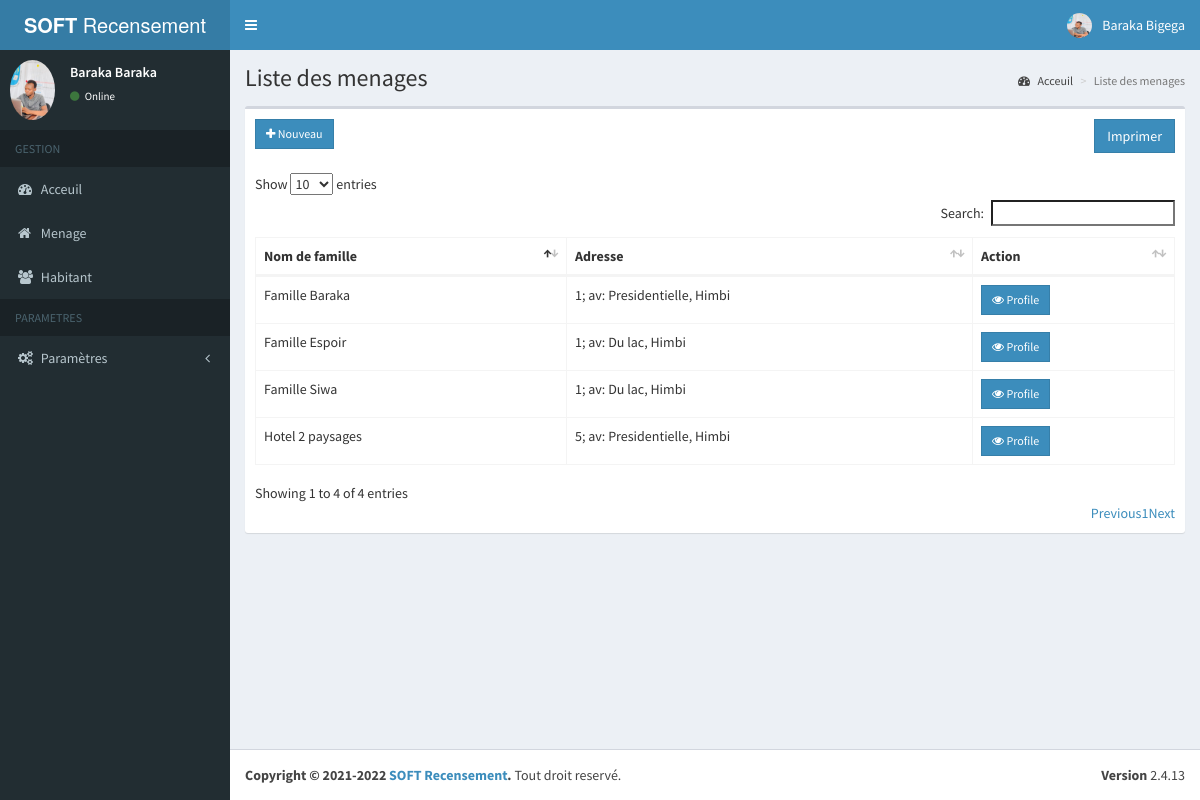
Screenshot of /menage.php (signed in) with the database file from the repository.
### tables this page shows
CREATE TABLE `t_user` (
  `CodeUser` int(11) NOT NULL,
  `Matricule` varchar(50) NOT NULL,
  `Password` text NOT NULL,
  `user_created_on` timestamp NOT NULL DEFAULT current_timestamp(),
  `CodeType` int(11) NOT NULL,
  `CodeAgent` int(11) NOT NULL
);

CREATE TABLE `t_agent` (
  `CodeAgent` int(11) NOT NULL,
  `NomAgent` varchar(50) NOT NULL,
  `PostnomAgent` varchar(50) NOT NULL,
  `PrenomAgent` varchar(50) NOT NULL,
  `Matricule` varchar(20) DEFAULT NULL,
  `Photo` text NOT NULL,
  `TelephoneAgent` varchar(15) NOT NULL,
  `EmailAgent` varchar(50) NOT NULL,
  `Created_on` timestamp NOT NULL DEFAULT current_timestamp(),
  `CodeFonction` int(11) NOT NULL
);

CREATE TABLE `t_menage` (
  `CodeMenage` int(11) NOT NULL,
  `CodeParcelle` int(11) NOT NULL,
  `Designation` varchar(150) NOT NULL,
  `menage_created_on` timestamp NOT NULL DEFAULT current_timestamp() ON UPDATE current_timestamp(),
  `menage_created_by` int(11) NOT NULL
);

CREATE TABLE `t_parcelle` (
  `CodeParcelle` int(11) NOT NULL,
  `CodeAvenue` int(11) NOT NULL,
  `Numero` int(11) NOT NULL,
  `Longueur` float NOT NULL,
  `Largeur` float NOT NULL,
  `Proprietaire` varchar(200) NOT NULL,
  `parcelle_created_on` timestamp NOT NULL DEFAULT current_timestamp() ON UPDATE current_timestamp(),
  `parcelle_created_by` int(11) NOT NULL
);

CREATE TABLE `t_avenue` (
  `CodeAvenue` int(11) NOT NULL,
  `Avenue` varchar(50) NOT NULL,
  `CodeQuartier` int(11) NOT NULL
);

CREATE TABLE `t_quartier` (
  `CodeQuartier` int(11) NOT NULL,
  `Quartier` varchar(50) NOT NULL,
  `CodeCommune` int(11) NOT NULL,
  `CodeStatut` int(11) NOT NULL
);

### class/app.php (called while the page is built, shortened)
<?php
class App
 {
    private $db_name, $db_user, $db_pass, $db_host, $pdo;
    public function __construct( $db_name = "prototype", $db_user = "root", $db_pass = "", $db_host = 'localhost' )
    {
        $this->db_name = $db_name;
        $this->db_user = $db_user;
        $this->db_pass = $db_pass;
        $this->db_host = $db_host;
    }
    public function getPDO()
    {
        try {
            if ( $this->pdo === null ) {
                $pdo_ = new PDO( 'mysql:host=' . $this->db_host . '; port=3306; dbname=' . $this->db_name . ';charset=utf8', $this->db_user, $this->db_pass );
                $pdo_->setAttribute( PDO::ATTR_ERRMODE, PDO::ERRMODE_WARNING );
                $this->pdo = $pdo_;
            }
        } catch ( PDOException $ex ) {
        die( $ex->getMessage() );
        }
        return $this->pdo;
    }
    public function fetchPrepared( $statement )
    {
        $req = $this->getPDO()->prepare( $statement );
        $req->execute();
        return $req->fetchAll();
    }
    public function fetch( $statement )
    {
        $req = $this->getPDO()->query( $statement );
        $data = $req->fetch();
        return $data;
    }
 }
 $app=new App('prototype');
 ?>

### includes/sessionconnected.php (called while the page is built, shortened)
<?php
	include './class/app.php';
	$id = $_SESSION['CodeUser'];
	$sql = "SELECT CodeUser,user_created_on,t_agent.CodeAgent,NomAgent,PostnomAgent,PrenomAgent,t_agent.Matricule,Photo,TelephoneAgent,EmailAgent,CodeFonction,CodeAffectation,Debut,Fin,t_quartier.CodeQuartier as CodeQuartier,Quartier 	 FROM t_user
				INNER JOIN t_agent
				ON t_user.CodeAgent=t_agent.CodeAgent
				LEFT JOIN t_affectation_agent
				ON t_agent.CodeAgent=t_affectation_agent.CodeAgent
				LEFT JOIN t_quartier
				ON t_affectation_agent.CodeQuartier=t_quartier.CodeQuartier
				WHERE CodeUser=$id";
	$req = $app->fetch($sql);
?>

### content/menage.php (the view, shortened to what this page needs)
<div class="content-wrapper">
    <section class="content-header">
      <h1>
        Liste des menages
      </h1>
      <ol class="breadcrumb">
        <li><a href="home_admin.php"><i class="fa fa-dashboard"></i> Acceuil</a></li>
        <li class="active">Liste des menages</li>
      </ol>
    </section>
    <section class="content">
      <div class="row">
        <div class="col-xs-12">
          <div class="box" style="overflow: auto;">
            <div class="box-header">
                <a href="#addhabitant" data-toggle="modal" class="btn btn-primary btn-sm btn-flat"><i class="fa fa-plus"></i> Nouveau</a>
                <button class="btn btn-primary btn sm btn-flat" onclick="imprimer();" style="float: right;">Imprimer</button>
            </div>
            <div class="box-body">
              <table id="example3" class="table table-bordered table-hover">
                <thead>
                <tr>
                    <th>Nom de famille</th>
                    <th>Adresse</th>
                    <th>Action</th>
                </tr>
                </thead>
                <tbody>
                  <?php
                  $sql = "SELECT * FROM t_menage
                            INNER JOIN t_parcelle
                            ON t_menage.CodeParcelle=t_parcelle.CodeParcelle
                            INNER JOIN t_avenue
                            ON t_parcelle.CodeAvenue=t_avenue.CodeAvenue
                            INNER JOIN t_quartier
                            ON t_avenue.CodeQuartier=t_quartier.CodeQuartier";
                  $req = $app->fetchPrepared($sql);
                  foreach($req as $row){
                    ?>
                    <tr>
                        <td><?php echo $row['Designation']; ?></td>
                        <td><?php echo $row['Numero'].'; av: '.$row['Avenue'].', '.$row['Quartier']; ?></td>
                        <td>
                            <a href="personne.php?id=<?php echo $row['CodeMenage'] ?>" class='btn btn-primary btn-sm btn-flat'><i class='fa fa-eye'></i> Profile</a>
                        </td>
                    </tr>
                    <?php
                  }
                  ?>
                </tbody>
              </table>
            </div>
          </div>
        </div>
      </div>
    </section>
  </div>

### includes/header.php (shortened to what this page needs)
<body class="hold-transition skin-blue sidebar-mini">
<div class="wrapper">
<header class="main-header">
    <a href="index.php" class="logo">
      <span class="logo-lg"><b>SOFT </b>Recensement</span>
    </a>
    <nav class="navbar navbar-static-top">
      <a href="#" class="sidebar-toggle" data-toggle="push-menu" role="button">
      </a>
      <div class="navbar-custom-menu">
        <ul class="nav navbar-nav">
          <li class="dropdown user user-menu">
            <a href="#" class="dropdown-toggle" data-toggle="dropdown">
              <img src="<?php echo (!empty($req['Photo'])) ? 'img/'.$req['Photo'] : 'img/user.png'; ?>" class="user-image" alt="User Image">
              <span class="hidden-xs"><?php echo $req['NomAgent'].' '.$req['PostnomAgent']; ?></span>
            </a>
          </li>
        </ul>
      </div>
    </nav>
  </header>

### includes/aside1.php (shortened to what this page needs)
<aside class="main-sidebar">
   <section class="sidebar">
     <div class="user-panel">
       <div class="pull-left image">
         <img src="<?php echo (!empty($req['Photo'])) ? 'img/'.$req['Photo'] : 'img/user.png'; ?>" class="img-circle" alt="User Image">
       </div>
       <div class="pull-left info">
         <p><?php echo $req['NomAgent'].' '.$req['NomAgent']; ?></p>
         <a href="#"><i class="fa fa-circle text-success"></i> Online</a>
       </div>
     </div>
     <ul class="sidebar-menu" data-widget="tree">
       <li class="header">GESTION</li>
       <li><a href="home_admin.php"><i class="fa fa-dashboard"></i> <span>Acceuil</span></a></li>
       <li><a href="menage.php"><i class="fa fa-home"></i> <span>Menage</span></a></li>
       <li><a href="habitant.php"><i class="fa fa-users"></i> <span>Habitant</span></a></li>
       <li class="header">PARAMETRES</li>
       <li class="treeview">
         <a href="#">
           <i class="fa fa-cogs"></i>
           <span>Paramètres</span>
           <span class="pull-right-container">
             <i class="fa fa-angle-left pull-right"></i>
           </span>
         </a>
       </li>
     </ul>
   </section>
 </aside>

### rows the page displays
t_user: t_agent.Photo (picture), t_agent.NomAgent "Baraka", t_agent.PostnomAgent "Bigega"
t_menage: Designation "Famille Siwa", t_parcelle.Numero "1", t_avenue.Avenue "Du lac", t_quartier.Quartier "Himbi"
t_menage: Designation "Famille Espoir", t_parcelle.Numero "1", t_avenue.Avenue "Du lac", t_quartier.Quartier "Himbi"
t_menage: Designation "Hotel 2 paysages", t_parcelle.Numero "5", t_avenue.Avenue "Presidentielle", t_quartier.Quartier "Himbi"
t_menage: Designation "Famille Baraka", t_parcelle.Numero "1", t_avenue.Avenue "Presidentielle", t_quartier.Quartier "Himbi"
